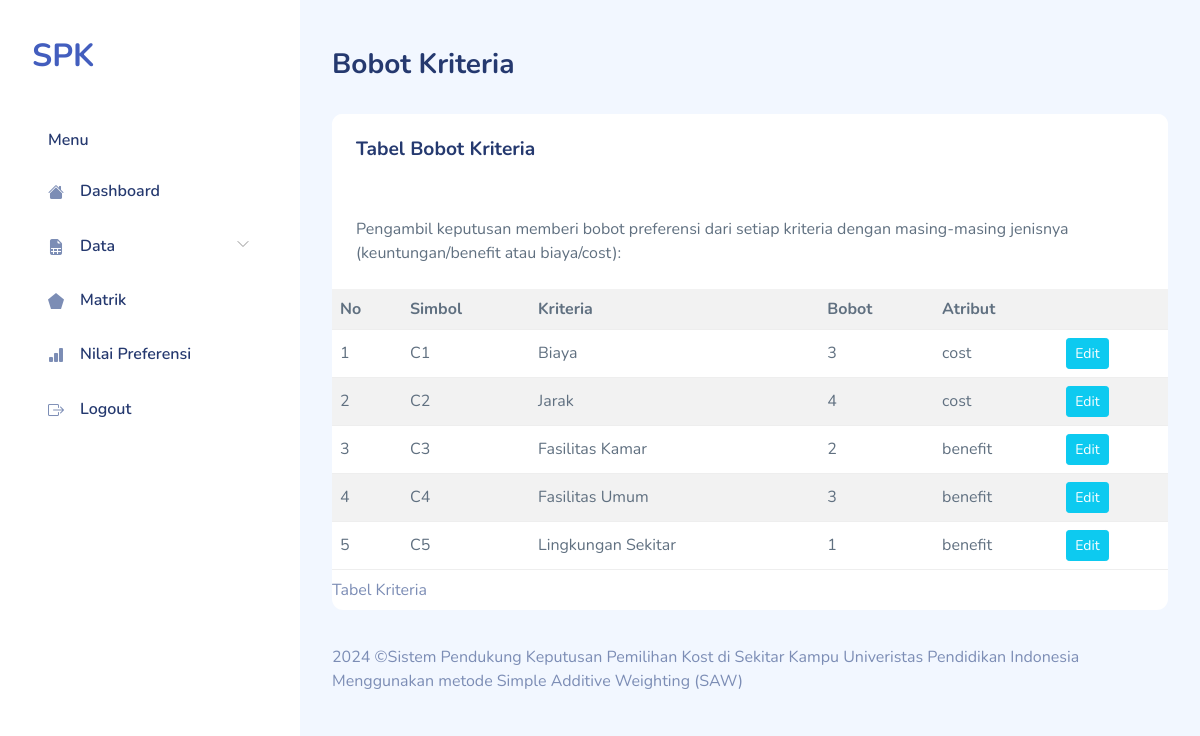
/bobot.php (signed in), run on the app's committed database.
### tables this page shows
CREATE TABLE `saw_criterias` (
  `id_criteria` tinyint(3) UNSIGNED NOT NULL,
  `criteria` varchar(100) NOT NULL,
  `weight` float NOT NULL,
  `attribute` set('benefit','cost') DEFAULT NULL
);

### bobot.php (the view, shortened to what this page needs)
<!DOCTYPE html>
<html lang="en">
  <?php
require "layout/head.php";
require "include/conn.php";
?>
  <body>
    <div id="app">
      <?php require "layout/sidebar.php";?>
      <div id="main">
        <div class="page-heading">
          <h3>Bobot Kriteria</h3>
        </div>
        <div class="page-content">
          <section class="row">
            <div class="col-12">
              <div class="card">
                <div class="card-header">
                  <h4 class="card-title">Tabel Bobot Kriteria</h4>
                </div>
                <div class="card-content">
                  <div class="card-body">
                    <p class="card-text">Pengambil keputusan memberi bobot preferensi dari setiap kriteria dengan
                      masing-masing jenisnya (keuntungan/benefit atau biaya/cost):</p>
                  </div>
                  <div class="table-responsive">
                    <table class="table table-striped mb-0">
                    <caption>
    Tabel Kriteria
  </caption>
  <tr>
    <th>No</th>
    <th>Simbol</th>
    <th>Kriteria</th>
    <th>Bobot</th>
    <th colspan="2">Atribut</th>
  </tr>
  <?php
$sql = 'SELECT id_criteria,criteria,weight,attribute FROM saw_criterias';
$result = $db->query($sql);
$i = 0;
while ($row = $result->fetch_object()) {
    echo "<tr>
        <td class='right'>" . (++$i) . "</td>
        <td class='center'>C{$i}</td>
        <td>{$row->criteria}</td>
        <td>{$row->weight}</td>
        <td>{$row->attribute}</td>
        <td>
            <a href='bobot-edit.php?id={$row->id_criteria}' class='btn btn-info btn-sm'>Edit</a>
            </td>
      </tr>\n";
}
?>
                    </table>
                  </div>
                </div>
              </div>
            </div>
          </section>
        </div>
        <?php require "layout/footer.php";?>
      </div>
    </div>
  </body>
</html>

### assets/css/app.css (style rules this page uses)
.btn.btn-danger,.btn.btn-info,.btn.btn-primary,.btn.btn-secondary,.btn.btn-success,.btn.btn-warning { color:#fff }
.card { margin-bottom:2.2rem;border:none }
.card .card-header { border:none }
.card .card-header h4 { font-size:1.2rem;font-weight:700 }
.card .card-content { position:relative }
.card .card-title { font-size:1.2rem }
.card .card-body { padding:1.5rem }
.dataTable-table td,.dataTable-table thead th,.table td,.table thead th { vertical-align:middle }
#main { margin-left:300px;padding:2rem }
.page-heading { margin:0 0 2rem }
.page-heading h3 { font-weight:700 }
a { text-decoration:none }

### data on the page
saw_criterias: criteria "Biaya", weight "3", attribute "cost"
saw_criterias: criteria "Jarak", weight "4", attribute "cost"
saw_criterias: criteria "Fasilitas Kamar", weight "2", attribute "benefit"
saw_criterias: criteria "Fasilitas Umum", weight "3", attribute "benefit"
saw_criterias: criteria "Lingkungan Sekitar", weight "1", attribute "benefit"
